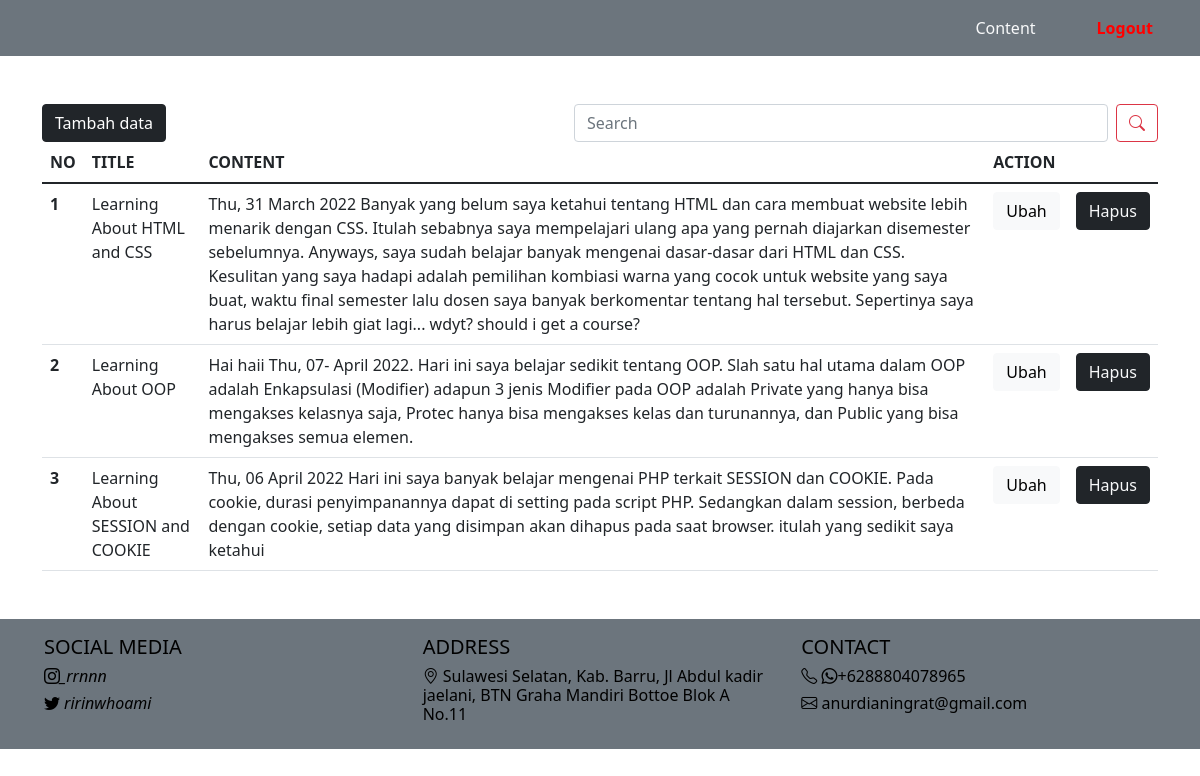
/admin.php (signed in), run on the app's committed database.
### tables this page shows
CREATE TABLE `curhatan` (
  `id` int(11) NOT NULL,
  `title` varchar(50) NOT NULL,
  `content` text NOT NULL
);

### function.php (called while the page is built, shortened)
<?php
     $conn = mysqli_connect('localhost','root','','web2');
    function query($query){
        global $conn;
        $result = mysqli_query($conn,$query);
        $rows = [];
        while($row = mysqli_fetch_assoc($result)){
            $rows[] = $row;
        }
        return $rows;
    }
     ?>

### admin.php (the view, shortened to what this page needs)
<?php
  include'function.php';
  $curhatan = query("SELECT * FROM curhatan");
?>
<!DOCTYPE html>
<html lang="en">
<head>
  <link rel="stylesheet" href="https://cdn.jsdelivr.net/npm/bootstrap-icons@1.8.1/font/bootstrap-icons.css">
  <link href="https://cdn.jsdelivr.net/npm/bootstrap@5.1.3/dist/css/bootstrap.min.css" rel="stylesheet"
>
</head>
<body>
<section>
        <nav class="navbar navbar-expand-lg navbar-light bg-secondary  ">
            <div class="container ">
                <div class="collapse navbar-collapse text-ligth " id="navbarNav">
                    <ul class="nav navbar-nav ms-auto  d-flex align-items-center">
                        <li class="bar nav-item active ">
                            <a class="nav-link me-5 text-light " href="admin.php">Content</a>
                        </li>
                        <li>
                            <a href="logout.php " style=" color:red; padding:5px;text-decoration:none; border-radius:50px;font-weight:bold;">Logout</a>
                        </li>
                    </ul>
                </div>
            </div>
        </nav>
    </section>
  <div class="container d-flex justify-content-between mt-5" width="80%">
    <button type="button" class="btn btn-dark " data-bs-toggle="modal" data-bs-target="#exampleModal">
      Tambah data
    </button>
    <div class="kosong">
      <form class="d-flex" action="" method="post">
        <input size="50" name="keyword" class="form-control me-2"  type="search" placeholder="Search" aria-label="Search">
        <button class="btn btn-outline-danger" name="cari" type="submit"><i class="bi bi-search"></i></button>
      </form>
    </div>
  </div>
<section class="container">
  <table class="table">
    <thead>
        <tr>
          <th scope="col">NO</th>
          <th scope="col">TITLE</th>
          <th scope="col">CONTENT</th>
          <th scope="col">ACTION</th>
        </tr>
      </thead>
      <tbody>
        <?php
        $i = 1;
        foreach ($curhatan as $curhat) : ?>
        <tr>
          <th scope="row"><?= $i; ?></th>
          <td><?= $curhat['title']; ?></td>
          <td><?= $curhat['content']; ?></td>
          <td>
            <button type="button" class="btn btn-light" id="daftar" data-bs-toggle="modal"
            data-bs-target="#modal<?= $curhat['id']; ?>">
              Ubah
            </button>
  </td>
  <td>
    <form action="" method="post">
      <button class="btn btn-dark text-light" type="submit" name="hapus">Hapus</button>
    </form>
  </td>
</tr>
<?php
    $i++;
  endforeach;
  ?>
  </tbody>
</table>
</section>
<section class="footer bg-secondary">
    <div class="container-fluid  mt-5 p-3 d-flex justify-content-evenly">
      <div class="row">
        <div class="col-sm-12 col-lg-4 col-md-12">
          <div class="sosmed">
            <h5>SOCIAL MEDIA</h5>
            <h6><a href="https://instagram.com/_rrnnn?igshid=YmMyMTA2M2Y="><i class="bi bi-instagram">_rrnnn</i></a></h6>
            <h6><a href="https://twitter.com/ririnwhoami?t=qbYzgkB4R-vbMAkoEWcIGw&s=08"><i class="bi bi-twitter"> ririnwhoami</i></a></h6>
          </div>
        </div>
        <div class="col-sm-12 col-lg-4 col-md-12">
          <div class="address">
            <h5>ADDRESS</h5>
            <h6> <i class="bi bi-geo-alt"></i> Sulawesi Selatan, Kab. Barru, Jl Abdul kadir jaelani, BTN Graha Mandiri Bottoe Blok A No.11 </h6>
          </div>
        </div>
        <div class=" col-sm-12 col-lg-4 col-md-12">
          <div id="contact" class="contact">
            <h5>CONTACT</h5>
            <h6><i class="bi bi-telephone"></i> <i class="bi bi-whatsapp"></i>+6288804078965</h6>
            <h6><i class="bi bi-envelope"></i> anurdianingrat@gmail.com</h6>
          </div>
        </div>
      </div>
    </div>
  </section>
</body>
</html>

### admin.php (style rules this page uses)
.footer .sosmed a { text-decoration: none; color: black; }
.footer { color: black; }

### data on the page
curhatan: title "Learning About HTML and CSS", content "Thu, 31 March 2022 Banyak yang belum saya ketahui tentang HTML dan cara membuat website lebih menarik dengan CSS. Itulah sebabnya saya mempelajari ulang apa yang pernah diajarkan disemester sebelumnya. Anyways, saya sudah belajar banyak mengenai dasar-dasar dari HTML dan CSS. Kesulitan yang saya hadapi adalah pemilihan kombiasi warna yang cocok untuk website yang saya buat, waktu final semester lalu dosen saya banyak berkomentar tentang hal tersebut. Sepertinya saya harus belajar lebih giat lagi... wdyt? should i get a course?"
curhatan: title "Learning About OOP", content "Hai haii Thu, 07- April 2022. Hari ini saya belajar sedikit tentang OOP. Slah satu hal utama dalam OOP adalah Enkapsulasi (Modifier) adapun 3 jenis Modifier pada OOP adalah Private yang hanya bisa mengakses kelasnya saja, Protec hanya bisa mengakses kelas dan turunannya, dan Public yang bisa mengakses semua elemen."
curhatan: title "Learning About SESSION and COOKIE", content "Thu, 06 April 2022 Hari ini saya banyak belajar mengenai PHP terkait SESSION dan COOKIE. Pada cookie, durasi penyimpanannya dapat di setting pada script PHP. Sedangkan dalam session, berbeda dengan cookie, setiap data yang disimpan akan dihapus pada saat browser. itulah yang sedikit saya ketahui"
